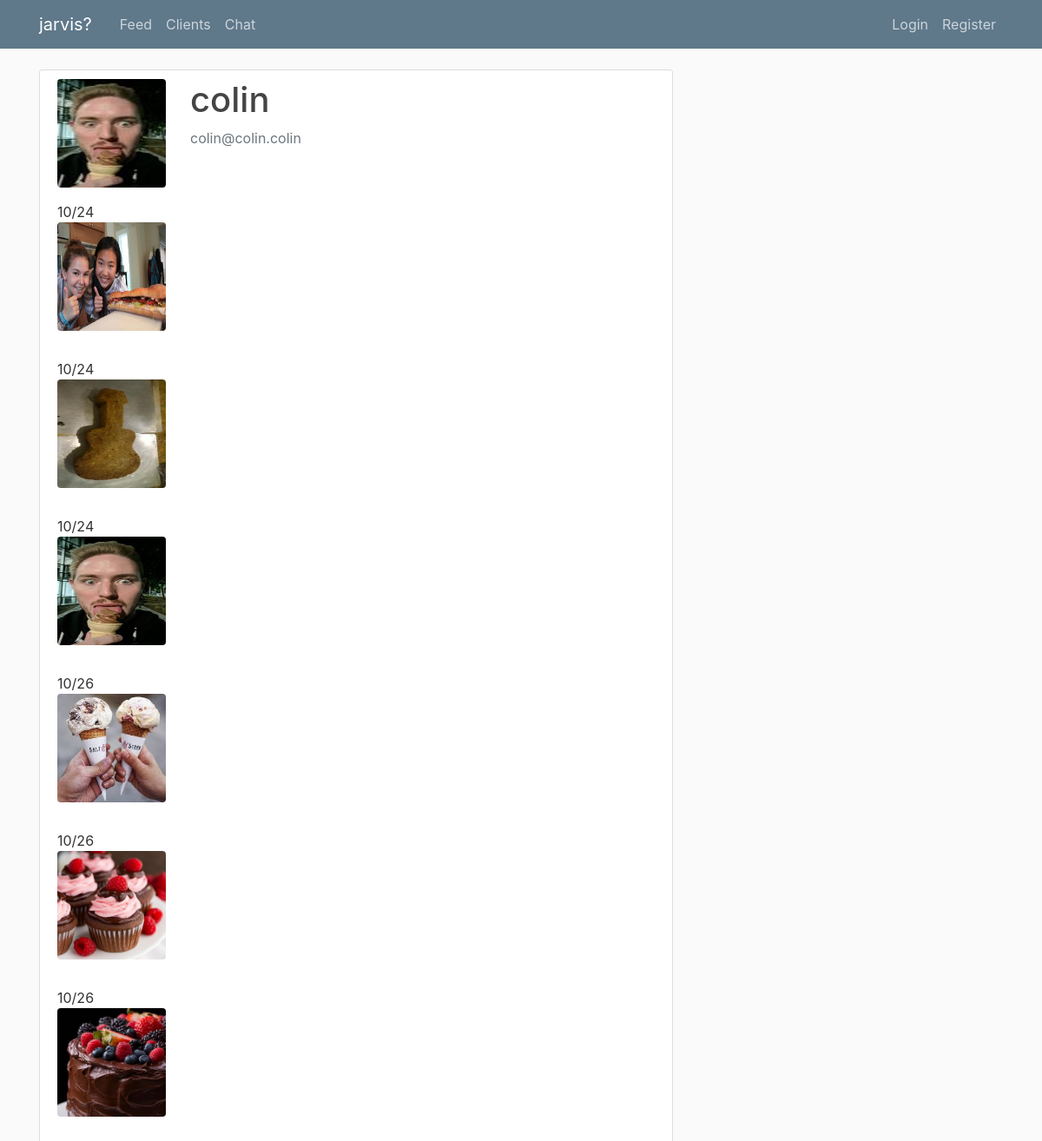
Screenshot of /user/log/colin with the database file from the repository.
### flaskblog/models.py (models this page shows, shortened)
class User(db.Model, UserMixin, Base):
	id = db.Column(db.Integer, primary_key=True)
	username = db.Column(db.String(20), unique=True, nullable=False)
	email = db.Column(db.String(120), unique=True, nullable=False)
	image_file=db.Column(db.String(20), nullable=False, default='default.jpg')
	password = db.Column(db.String(60), nullable=False)
	messages=db.relationship('Message',backref='author',lazy=True)
	coach_id = db.Column(db.Integer, db.ForeignKey('user.id'))
	clients = db.relationship("User", backref=db.backref('coach', remote_side=[id]))
	is_client=db.Column(db.Boolean, default=False)
	images=db.relationship('Image', backref='client',lazy=True)

class Image(db.Model):
	id = db.Column(db.Integer, primary_key=True)
	client_id=db.Column(db.Integer, db.ForeignKey('user.id'), nullable=False)
	date_posted = db.Column(db.DateTime, nullable=False, default=datetime.utcnow)
	image_file=db.Column(db.String(20), nullable=False, default='default.jpg')
	comment=db.Column(db.String(500), nullable=True)
	rating=db.Column(db.Integer, nullable=True)

### flaskblog/clients/routes.py (the view)
@clients.route("/user/log/<string:username>")
def client_log(username):
    client = User.query.filter_by(username=username).first_or_404()
    imgs=Image.query.filter_by(client=client)
    return render_template('client_log.html', title='Client Log', images=imgs, client=client)

### flaskblog/templates/client_log.html
{% extends "layout.html" %}
{% block content %}
	<div class="content-section">
	  <div class="media">
	  	<a class="mr-2" href="{{ url_for('clients.client_progress', username=client.username )}}">
          	<img class="account-img rounded" src="{{ url_for('static', filename='profile_pics/' + client.image_file) }}">
        </a>
	    <div class="media-body">
	      <h2 class="account-heading">{{ client.username }}</h2>
	      <p class="text-secondary">{{ client.email }}</p>
	    </div>
	  </div>
	  <div>
    	{% for image in images %}
	  	<figure style="display: inline-block;">
          	<figcaption> {{ image.date_posted.strftime('%m/%d') }}</figcaption>
	          <a class="mr-2" href="{{ url_for('clients.image', username=client.username, image_file=image.image_file )}}">
	          	<img class="account-img rounded" src="{{ url_for('static', filename= client.username + '/'+  image.image_file) }}">
	          </a>
         </figure>
         <br>
		{% endfor %}
	  </div>
	</div>
{% endblock content %}

### flaskblog/templates/layout.html (shortened to what this page needs)
<!DOCTYPE html>
<html>
<head>
    <link rel="stylesheet" href="https://maxcdn.bootstrapcdn.com/bootstrap/4.0.0/css/bootstrap.min.css">
    <link rel="stylesheet" type="text/css" href="{{ url_for('static', filename='main.css') }}">
</head>
<body>
    <header class="site-header">
      <nav class="navbar navbar-expand-md navbar-dark bg-steel fixed-top">
        <div class="container">
          <a class="navbar-brand mr-4" href="/">jarvis?</a>
          <div class="collapse navbar-collapse" id="navbarToggle">
            <div class="navbar-nav mr-auto">
            {% if current_user.is_client %}
              <a class="nav-item nav-link" href="{{ url_for('clients.client_progress', username=current_user.username )}}") }}">Progress</a>
              <a class="nav-item nav-link" href="{{ url_for('clients.client_log', username=current_user.username )}}") }}">Log</a>
              <a class="nav-item nav-link" href="{{ url_for('clients.new_photo') }}">Add Photo</a>
            {% else %}
              <a class="nav-item nav-link" href="{{ url_for('coaches.feed') }}">Feed</a>
              <a class="nav-item nav-link" href="{{ url_for('coaches.view_clients') }}">Clients</a>
            {% endif %}
              <a class="nav-item nav-link" href="{{ url_for('messages.chat') }}">Chat</a>
            </div>
            <div class="navbar-nav">
            {% if current_user.is_authenticated %}
              <a class="nav-item nav-link" href="{{ url_for('users.logout') }}">Logout</a>
              <a class="nav-item nav-link" href="{{ url_for('users.account') }}">Account</a>
            {% else %}
              <a class="nav-item nav-link" href="{{ url_for('users.login') }}">Login</a>
              <a class="nav-item nav-link" href="{{ url_for('users.register') }}">Register</a>
            {% endif %}
            </div>
          </div>
        </div>
      </nav>
    </header>
    <main role="main" class="container">
      <div class="row">
        <div class="col-md-8">
          {% block content %}{% endblock %}
        </div>
      </div>
    </main>
</body>
</html>

### flaskblog/static/main.css (style rules this page uses)
body { background: #fafafa; color: #333333; margin-top: 5rem; }
h1, h2, h3, h4, h5, h6 { color: #444444; }
.bg-steel { background-color: #5f788a; }
.site-header .navbar-nav .nav-link { color: #cbd5db; }
.content-section { background: #ffffff; padding: 10px 20px; border: 1px solid #dddddd; border-radius: 3px; margin-bottom: 20px; }
.account-img { height: 125px; width: 125px; margin-right: 20px; margin-bottom: 16px; }
.account-heading { font-size: 2.5rem; }

### rows the page displays
User: image_file (picture), username "colin", email "colin@colin.colin"
Image: date_posted "10/24", image_file.username (picture)
Image: date_posted "10/24", image_file.username (picture)
Image: date_posted "10/24", image_file.username (picture)
Image: date_posted "10/26", image_file.username (picture)
Image: date_posted "10/26", image_file.username (picture)
Image: date_posted "10/26", image_file.username (picture)
